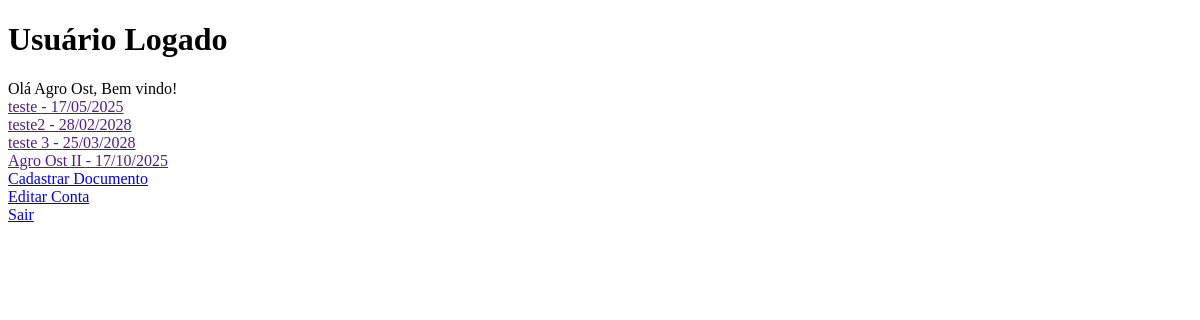
/pages/home/index.php (signed in), run on an earlier commit of the app's database.
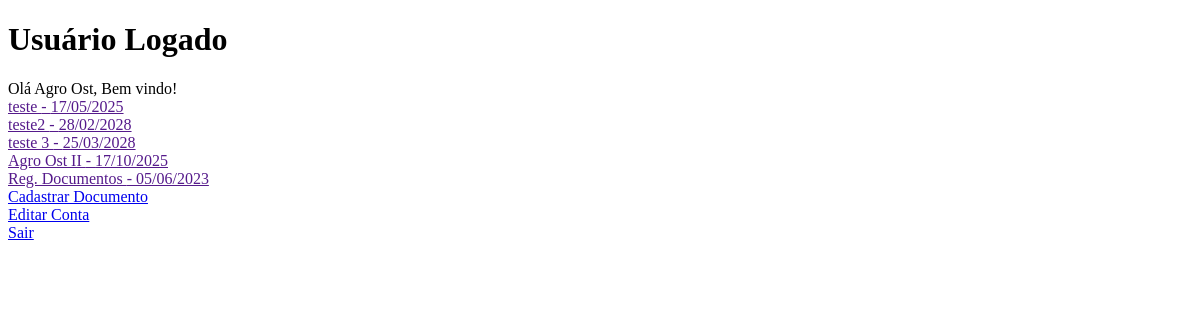
And on a later commit of the database.
### tables this page shows
CREATE TABLE `documento` (
  `idDocumento` int(11) NOT NULL,
  `nome` varchar(255) NOT NULL,
  `validade` date DEFAULT NULL,
  `pdf` blob NOT NULL
);

### src/MySQL.php (called while the page is built, shortened)
<?php
class MySQL{
    private $connection;
    public function __construct()
    {
        $this->connection = new \mysqli(HOST,USER,PASSWORD,DATABASE);
        $this->connection->set_charset("utf8mb4");
    }
    public function query($sql): array
    {
        $result = $this->connection->query($sql);
        $data = array();
        while($item = mysqli_fetch_array($result)){
            $data[] = $item;
        }
        return $data;
    }
}

### src/Documento.php (called while the page is built, shortened)
<?php
class Documento implements ActiveRecord{
    private string $nome;
    private ?DateTime $validade;
    public function constructorCreate(
        string $nome,
        ?DateTime $validade,
        ?string $pdf
    ): self {
        $this->nome = $nome;
        $this->validade = $validade;
        return $this;
    }
    public function getNome(): string{
        return $this->nome;
    }
    public function getValidade(): ?DateTime{
        return $this->validade;
    }
    public static function findall():array{
        $connection = new MySQL();
        $sql = "SELECT * FROM documento";
        $results = $connection->query($sql);
        $documentos = array();
        foreach($results as $res){
            $d = new Documento;
            $d->constructorCreate(
                $res['nome'],
                new DateTime($res['validade']),
                $res['pdf']
            );
            $d->setIdDocumento($res['idDocumento']);
            $documentos[] = $d;
        }
        return $documentos;
    }
}

### pages/home/index.php (the view, shortened to what this page needs)
<?php
$documentos = Documento::findall();
?>
<!DOCTYPE html>
<html lang="en">
<head>
</head>
<body>
    <div class="home-page-util">
        <div class="home-page">
            <h1>Usuário Logado</h1>
            <?php echo "Olá ".$_SESSION['nome'].", Bem vindo! <br>";
            foreach($documentos as $documento){?>
                <div class="document"><a href="">
                <?php
                echo "<td>{$documento->getNome()}</td>";
                $validade = $documento->getValidade();
                echo " - ";
                echo "<td>{$validade->format("d/m/Y")}</td>";
                ?>
                </a></div>
            <?php } ?>
            <div class="buttons">
                <div class="new-document"><a href="../new-document">Cadastrar Documento</a></div>
                <div class="edit-account"><a href="../edit">Editar Conta</a></div>
                <div class="back-account"><a href="../logout">Sair</a></div>
            </div>
        </div>
    </div>
</body>
</html>

What changed in the data, as far as the page shows it:
added documento: nome "Reg. Documentos", format "05/06/2023"
